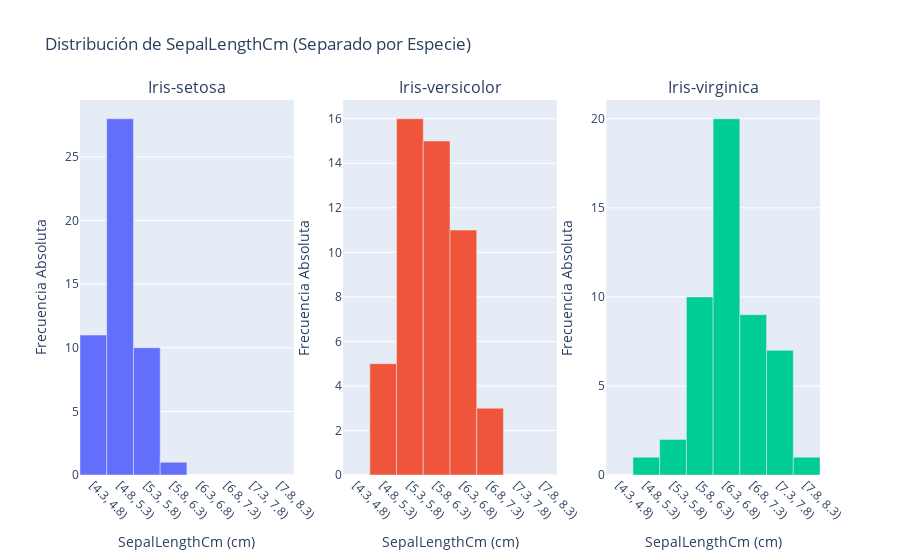
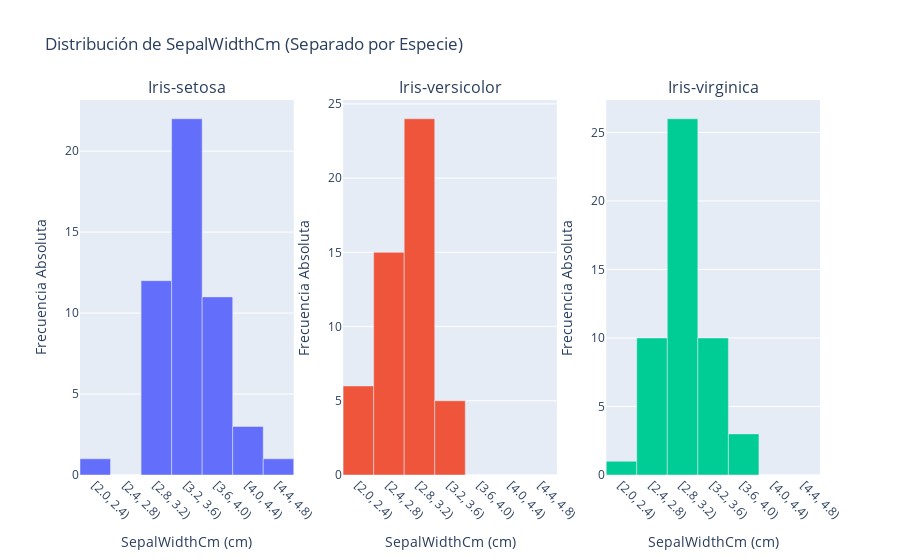
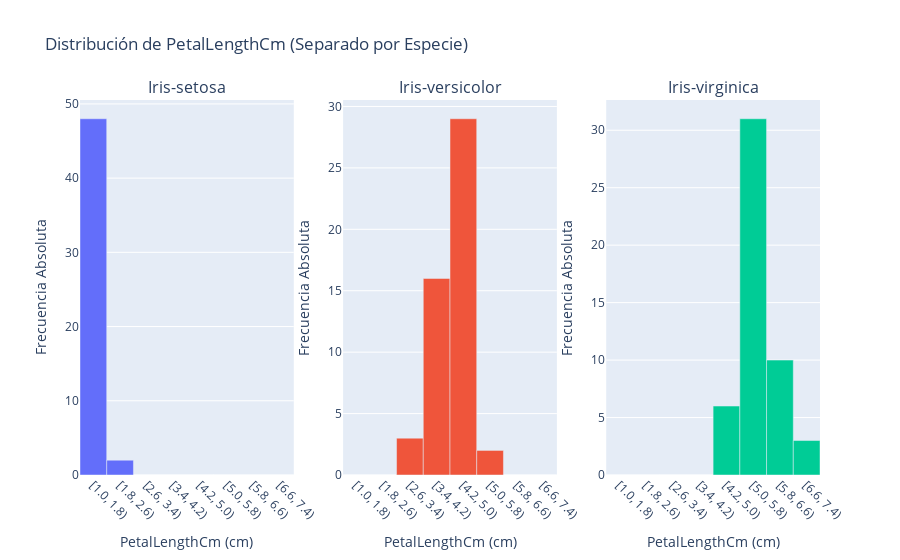
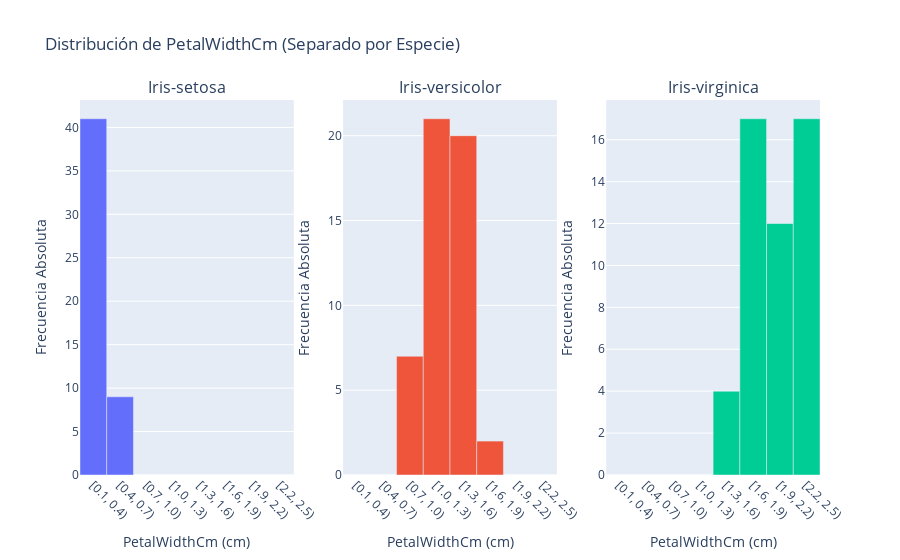

Source (notebook cell) for these figures, in order:
### Markdown cell above
### Histogramas de frecuencia absoluta de las cuatro clases del Dtaset con Plotly

### Code cell
columnas_numericas = ['SepalLengthCm', 'SepalWidthCm', 'PetalLengthCm', 'PetalWidthCm']
especies = df['Species'].unique()

# --- Gráfico 1: Histogramas de Frecuencias Absolutas en Subplots ---
print("\nGenerando histogramas de frecuencias absolutas en subplots para cada especie...")
for columna in columnas_numericas:
    # --- PASO CLAVE: Calcular los límites de los intervalos UNA VEZ para la columna completa ---
    # Esto asegura que todos los subplots usen la misma escala y clases para una comparación justa.
    data_global = df[columna] # Datos globales para la columna
    n_global = len(data_global) # Número total de datos
    k_global = int(round(1 + 3.322 * np.log10(n_global))) # Número de intervalos
    rango_global = data_global.max() - data_global.min() # Rango global para la columna
    if k_global == 0: k_global = 1 # Si k_global es 0, se asigna 1 para evitar división por cero
    amplitud_global = np.ceil((rango_global / k_global) * 10) / 10 # Amplitud global para la columna
    if amplitud_global == 0: amplitud_global = 0.1 # Si amplitud_global es 0, se asigna 0.1 para evitar división por cero
    limites_globales = np.arange(data_global.min(), data_global.max() + amplitud_global, amplitud_global) # Límites globales para la columna
    
    # Crear una figura con 1 fila y 3 columnas para cada especie
    fig_hist = make_subplots(
        rows=1, cols=3, 
        subplot_titles=[f'{especie}' for especie in especies]
    )

    # Iterar sobre cada especie para añadir su histograma al subplot correspondiente
    for i, especie in enumerate(especies):
        # Filtrar el dataframe para la especie actual
        df_especie = df[df['Species'] == especie]
        
        # Contar las frecuencias usando los límites globales que calculamos
        intervalos = pd.cut(df_especie[columna], bins=limites_globales, right=False, include_lowest=True)
        freq_abs = intervalos.value_counts().sort_index()
        
        # Usamos un gráfico de barras para representar las frecuencias de nuestros intervalos predefinidos
        fig_hist.add_trace(go.Bar(
            x=[str(interval) for interval in freq_abs.index], # Etiquetas de los intervalos
            y=freq_abs.values, # Frecuencias absolutas calculadas
            name=especie,
            marker_color=px.colors.qualitative.Plotly[i]
        ), row=1, col=i+1)

    # Actualizar el diseño general de la figura
    fig_hist.update_layout(
        title_text=f'Distribución de {columna} (Separado por Especie)',
        showlegend=False,
        bargap=0 # Juntamos las barras para que parezca un histograma
    )
    # Actualizar los títulos de los ejes para cada subplot
    for i in range(len(especies)):
        fig_hist.update_xaxes(title_text=f"{columna} (cm)", tickangle=45, row=1, col=i+1)
        fig_hist.update_yaxes(title_text="Frecuencia Absoluta", row=1, col=i+1)
        
    fig_hist.show()

### Figure 1 — Plotly figure (JSON) as saved in the notebook; plotly's stock layout.template omitted (floating-point values rounded to 4 significant figures)
{"data": [{"marker": {"color": "#636EFA"}, "name": "Iris-setosa", "type": "bar", "x": ["[4.3, 4.8)", "[4.8, 5.3)", "[5.3, 5.8)", "[5.8, 6.3)", "[6.3, 6.8)", "[6.8, 7.3)", "[7.3, 7.8)", "[7.8, 8.3)"], "xaxis": "x", "y": [11, 28, 10, 1, 0, 0, 0, 0], "yaxis": "y"}, {"marker": {"color": "#EF553B"}, "name": "Iris-versicolor", "type": "bar", "x": ["[4.3, 4.8)", "[4.8, 5.3)", "[5.3, 5.8)", "[5.8, 6.3)", "[6.3, 6.8)", "[6.8, 7.3)", "[7.3, 7.8)", "[7.8, 8.3)"], "xaxis": "x2", "y": [0, 5, 16, 15, 11, 3, 0, 0], "yaxis": "y2"}, {"marker": {"color": "#00CC96"}, "name": "Iris-virginica", "type": "bar", "x": ["[4.3, 4.8)", "[4.8, 5.3)", "[5.3, 5.8)", "[5.8, 6.3)", "[6.3, 6.8)", "[6.8, 7.3)", "[7.3, 7.8)", "[7.8, 8.3)"], "xaxis": "x3", "y": [0, 1, 2, 10, 20, 9, 7, 1], "yaxis": "y3"}], "layout": {"annotations": [{"font": {"size": 16}, "showarrow": false, "text": "Iris-setosa", "x": 0.1444, "xanchor": "center", "xref": "paper", "y": 1, "yanchor": "bottom", "yref": "paper"}, {"font": {"size": 16}, "showarrow": false, "text": "Iris-versicolor", "x": 0.5, "xanchor": "center", "xref": "paper", "y": 1, "yanchor": "bottom", "yref": "paper"}, {"font": {"size": 16}, "showarrow": false, "text": "Iris-virginica", "x": 0.8556, "xanchor": "center", "xref": "paper", "y": 1, "yanchor": "bottom", "yref": "paper"}], "bargap": 0, "showlegend": false, "title": {"text": "Distribución de SepalLengthCm (Separado por Especie)"}, "xaxis": {"anchor": "y", "domain": [0, 0.2889], "tickangle": 45, "title": {"text": "SepalLengthCm (cm)"}}, "xaxis2": {"anchor": "y2", "domain": [0.3556, 0.6444], "tickangle": 45, "title": {"text": "SepalLengthCm (cm)"}}, "xaxis3": {"anchor": "y3", "domain": [0.7111, 1], "tickangle": 45, "title": {"text": "SepalLengthCm (cm)"}}, "yaxis": {"anchor": "x", "domain": [0, 1], "title": {"text": "Frecuencia Absoluta"}}, "yaxis2": {"anchor": "x2", "domain": [0, 1], "title": {"text": "Frecuencia Absoluta"}}, "yaxis3": {"anchor": "x3", "domain": [0, 1], "title": {"text": "Frecuencia Absoluta"}}}}

### Figure 2 — Plotly figure (JSON) as saved in the notebook; plotly's stock layout.template omitted (floating-point values rounded to 4 significant figures)
{"data": [{"marker": {"color": "#636EFA"}, "name": "Iris-setosa", "type": "bar", "x": ["[2.0, 2.4)", "[2.4, 2.8)", "[2.8, 3.2)", "[3.2, 3.6)", "[3.6, 4.0)", "[4.0, 4.4)", "[4.4, 4.8)"], "xaxis": "x", "y": [1, 0, 12, 22, 11, 3, 1], "yaxis": "y"}, {"marker": {"color": "#EF553B"}, "name": "Iris-versicolor", "type": "bar", "x": ["[2.0, 2.4)", "[2.4, 2.8)", "[2.8, 3.2)", "[3.2, 3.6)", "[3.6, 4.0)", "[4.0, 4.4)", "[4.4, 4.8)"], "xaxis": "x2", "y": [6, 15, 24, 5, 0, 0, 0], "yaxis": "y2"}, {"marker": {"color": "#00CC96"}, "name": "Iris-virginica", "type": "bar", "x": ["[2.0, 2.4)", "[2.4, 2.8)", "[2.8, 3.2)", "[3.2, 3.6)", "[3.6, 4.0)", "[4.0, 4.4)", "[4.4, 4.8)"], "xaxis": "x3", "y": [1, 10, 26, 10, 3, 0, 0], "yaxis": "y3"}], "layout": {"annotations": [{"font": {"size": 16}, "showarrow": false, "text": "Iris-setosa", "x": 0.1444, "xanchor": "center", "xref": "paper", "y": 1, "yanchor": "bottom", "yref": "paper"}, {"font": {"size": 16}, "showarrow": false, "text": "Iris-versicolor", "x": 0.5, "xanchor": "center", "xref": "paper", "y": 1, "yanchor": "bottom", "yref": "paper"}, {"font": {"size": 16}, "showarrow": false, "text": "Iris-virginica", "x": 0.8556, "xanchor": "center", "xref": "paper", "y": 1, "yanchor": "bottom", "yref": "paper"}], "bargap": 0, "showlegend": false, "title": {"text": "Distribución de SepalWidthCm (Separado por Especie)"}, "xaxis": {"anchor": "y", "domain": [0, 0.2889], "tickangle": 45, "title": {"text": "SepalWidthCm (cm)"}}, "xaxis2": {"anchor": "y2", "domain": [0.3556, 0.6444], "tickangle": 45, "title": {"text": "SepalWidthCm (cm)"}}, "xaxis3": {"anchor": "y3", "domain": [0.7111, 1], "tickangle": 45, "title": {"text": "SepalWidthCm (cm)"}}, "yaxis": {"anchor": "x", "domain": [0, 1], "title": {"text": "Frecuencia Absoluta"}}, "yaxis2": {"anchor": "x2", "domain": [0, 1], "title": {"text": "Frecuencia Absoluta"}}, "yaxis3": {"anchor": "x3", "domain": [0, 1], "title": {"text": "Frecuencia Absoluta"}}}}

### Figure 3 — Plotly figure (JSON) as saved in the notebook; plotly's stock layout.template omitted (floating-point values rounded to 4 significant figures)
{"data": [{"marker": {"color": "#636EFA"}, "name": "Iris-setosa", "type": "bar", "x": ["[1.0, 1.8)", "[1.8, 2.6)", "[2.6, 3.4)", "[3.4, 4.2)", "[4.2, 5.0)", "[5.0, 5.8)", "[5.8, 6.6)", "[6.6, 7.4)"], "xaxis": "x", "y": [48, 2, 0, 0, 0, 0, 0, 0], "yaxis": "y"}, {"marker": {"color": "#EF553B"}, "name": "Iris-versicolor", "type": "bar", "x": ["[1.0, 1.8)", "[1.8, 2.6)", "[2.6, 3.4)", "[3.4, 4.2)", "[4.2, 5.0)", "[5.0, 5.8)", "[5.8, 6.6)", "[6.6, 7.4)"], "xaxis": "x2", "y": [0, 0, 3, 16, 29, 2, 0, 0], "yaxis": "y2"}, {"marker": {"color": "#00CC96"}, "name": "Iris-virginica", "type": "bar", "x": ["[1.0, 1.8)", "[1.8, 2.6)", "[2.6, 3.4)", "[3.4, 4.2)", "[4.2, 5.0)", "[5.0, 5.8)", "[5.8, 6.6)", "[6.6, 7.4)"], "xaxis": "x3", "y": [0, 0, 0, 0, 6, 31, 10, 3], "yaxis": "y3"}], "layout": {"annotations": [{"font": {"size": 16}, "showarrow": false, "text": "Iris-setosa", "x": 0.1444, "xanchor": "center", "xref": "paper", "y": 1, "yanchor": "bottom", "yref": "paper"}, {"font": {"size": 16}, "showarrow": false, "text": "Iris-versicolor", "x": 0.5, "xanchor": "center", "xref": "paper", "y": 1, "yanchor": "bottom", "yref": "paper"}, {"font": {"size": 16}, "showarrow": false, "text": "Iris-virginica", "x": 0.8556, "xanchor": "center", "xref": "paper", "y": 1, "yanchor": "bottom", "yref": "paper"}], "bargap": 0, "showlegend": false, "title": {"text": "Distribución de PetalLengthCm (Separado por Especie)"}, "xaxis": {"anchor": "y", "domain": [0, 0.2889], "tickangle": 45, "title": {"text": "PetalLengthCm (cm)"}}, "xaxis2": {"anchor": "y2", "domain": [0.3556, 0.6444], "tickangle": 45, "title": {"text": "PetalLengthCm (cm)"}}, "xaxis3": {"anchor": "y3", "domain": [0.7111, 1], "tickangle": 45, "title": {"text": "PetalLengthCm (cm)"}}, "yaxis": {"anchor": "x", "domain": [0, 1], "title": {"text": "Frecuencia Absoluta"}}, "yaxis2": {"anchor": "x2", "domain": [0, 1], "title": {"text": "Frecuencia Absoluta"}}, "yaxis3": {"anchor": "x3", "domain": [0, 1], "title": {"text": "Frecuencia Absoluta"}}}}

### Figure 4 — Plotly figure (JSON) as saved in the notebook; plotly's stock layout.template omitted (floating-point values rounded to 4 significant figures)
{"data": [{"marker": {"color": "#636EFA"}, "name": "Iris-setosa", "type": "bar", "x": ["[0.1, 0.4)", "[0.4, 0.7)", "[0.7, 1.0)", "[1.0, 1.3)", "[1.3, 1.6)", "[1.6, 1.9)", "[1.9, 2.2)", "[2.2, 2.5)"], "xaxis": "x", "y": [41, 9, 0, 0, 0, 0, 0, 0], "yaxis": "y"}, {"marker": {"color": "#EF553B"}, "name": "Iris-versicolor", "type": "bar", "x": ["[0.1, 0.4)", "[0.4, 0.7)", "[0.7, 1.0)", "[1.0, 1.3)", "[1.3, 1.6)", "[1.6, 1.9)", "[1.9, 2.2)", "[2.2, 2.5)"], "xaxis": "x2", "y": [0, 0, 7, 21, 20, 2, 0, 0], "yaxis": "y2"}, {"marker": {"color": "#00CC96"}, "name": "Iris-virginica", "type": "bar", "x": ["[0.1, 0.4)", "[0.4, 0.7)", "[0.7, 1.0)", "[1.0, 1.3)", "[1.3, 1.6)", "[1.6, 1.9)", "[1.9, 2.2)", "[2.2, 2.5)"], "xaxis": "x3", "y": [0, 0, 0, 0, 4, 17, 12, 17], "yaxis": "y3"}], "layout": {"annotations": [{"font": {"size": 16}, "showarrow": false, "text": "Iris-setosa", "x": 0.1444, "xanchor": "center", "xref": "paper", "y": 1, "yanchor": "bottom", "yref": "paper"}, {"font": {"size": 16}, "showarrow": false, "text": "Iris-versicolor", "x": 0.5, "xanchor": "center", "xref": "paper", "y": 1, "yanchor": "bottom", "yref": "paper"}, {"font": {"size": 16}, "showarrow": false, "text": "Iris-virginica", "x": 0.8556, "xanchor": "center", "xref": "paper", "y": 1, "yanchor": "bottom", "yref": "paper"}], "bargap": 0, "showlegend": false, "title": {"text": "Distribución de PetalWidthCm (Separado por Especie)"}, "xaxis": {"anchor": "y", "domain": [0, 0.2889], "tickangle": 45, "title": {"text": "PetalWidthCm (cm)"}}, "xaxis2": {"anchor": "y2", "domain": [0.3556, 0.6444], "tickangle": 45, "title": {"text": "PetalWidthCm (cm)"}}, "xaxis3": {"anchor": "y3", "domain": [0.7111, 1], "tickangle": 45, "title": {"text": "PetalWidthCm (cm)"}}, "yaxis": {"anchor": "x", "domain": [0, 1], "title": {"text": "Frecuencia Absoluta"}}, "yaxis2": {"anchor": "x2", "domain": [0, 1], "title": {"text": "Frecuencia Absoluta"}}, "yaxis3": {"anchor": "x3", "domain": [0, 1], "title": {"text": "Frecuencia Absoluta"}}}}
